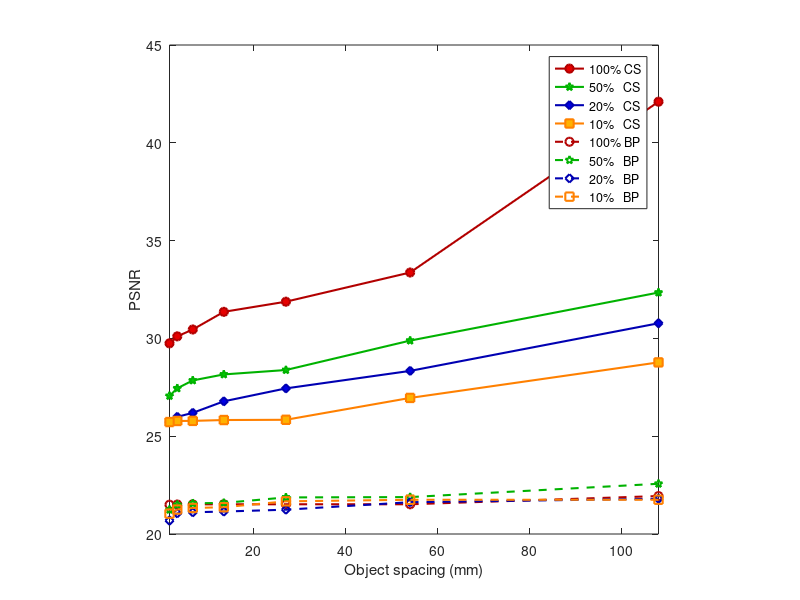

This figure's MATLAB source: (Note: this script raises an error after producing the figure.)
psnr_cs = [42.1	33.3689	31.8771	31.3584	30.4557	30.1042	29.7486
32.3443	29.8878	28.3839	28.1587	27.8517	27.4479	27.0594
30.7733	28.3389	27.4439	26.783	26.1941	25.9897	25.7327
28.774	26.9572	25.8392	25.8269	25.7834	25.779	25.7231];
psnr_bp = [21.94	21.52	21.5198	21.5181	21.5148	21.507	21.496
22.568	21.887	21.87	21.59	21.568	21.495	21.24
21.8	21.626	21.243	21.148	21.111	21.0585	20.687
21.75	21.75	21.67	21.37	21.33	21.25	21.04];
dz = [108000	54000	27000	13500	6750	3375	1687.5]*1e-3;
close all;
figure(1);
plot(dz,psnr_cs(1,:),'-o','linewidth',1.5,'color',[0.7 0 0],'markerfacecolor',[0.9 0 0]);hold on
plot(dz,psnr_cs(2,:),'-p','linewidth',1.5,'color',[0 0.7 0],'markerfacecolor',[0 0.8 0]);hold on
plot(dz,psnr_cs(3,:),'-d','linewidth',1.5,'color',[0 0 0.7],'markerfacecolor',[0 0 0.9]);hold on
plot(dz,psnr_cs(4,:),'-s','linewidth',1.5,'color',[1 0.5 0],'markerfacecolor',[1 0.7 0]);hold on

plot(dz,psnr_bp(1,:),'--o','linewidth',1.5,'color',[0.7 0 0]);hold on
plot(dz,psnr_bp(2,:),'--p','linewidth',1.5,'color',[0 0.7 0]);hold on
plot(dz,psnr_bp(3,:),'--d','linewidth',1.5,'color',[0 0 0.7]);hold on
plot(dz,psnr_bp(4,:),'--s','linewidth',1.5,'color',[1 0.5 0]);hold on
legend('100% CS','50%   CS','20%   CS','10%   CS','100% BP','50%   BP','20%   BP','10%   BP');
xlabel('Object spacing (mm)');
ylabel('PSNR');
axis([dz(7) dz(1) 20 45]);
axis square
for i = 1:5
    fig_obj1(:,:,i) = obj(:,:,1,i);
    fig_obj2(:,:,i) = obj(:,:,6,i);
    fig_obj1(:,:,i+5) = abs(backward(:,:,1,i));
    fig_obj2(:,:,i+5) = abs(backward(:,:,6,i));
    fig_obj1(:,:,i+10) = abs(rec_t5_d1(:,:,1,i));
    
end
figure(2);
colormap hot;imagesc(plotdatacube(fig_obj1,5));axis equal;axis off;
figure(3);
colormap gray;imagesc(plotdatacube(fig_obj2,5));axis equal;axis off;
figure(4);
colormap summer;imagesc(plotdatacube(fig_obj1(:,:,11:15),5));axis equal;axis off;
